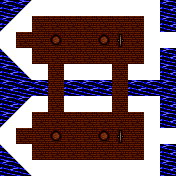

Rendered tile map (Tiled .tmx) drawn with the repository's tilesets; below, a short description and the full map source, tile grids included:
An orthogonal 11x11 tile map with 16x16 px tiles, 1 tile layer (SHIPSHIP) and 24 objects (monst-0, monst-1, monst-2, monst-3, monst-4, ...).

<map version="1.5" tiledversion="1.6.0" orientation="orthogonal" renderorder="right-down" width="11" height="11" tilewidth="16" tileheight="16" infinite="0" nextlayerid="2" nextobjectid="1">
 <tileset firstgid="1" source="tiles.tsx" />
 <layer id="1" name="SHIPSHIP" width="11" height="11">
  <data encoding="csv">
3,51,73,73,73,73,73,73,73,73,3,
51,73,64,64,64,64,64,64,64,73,3,
73,64,64,54,64,64,54,55,64,73,73,
53,73,64,64,64,64,64,64,64,73,3,
3,53,73,64,73,73,73,64,73,73,3,
3,3,3,64,3,3,3,64,3,3,3,
3,51,73,64,73,73,73,64,73,73,3,
51,73,64,64,64,64,64,64,64,73,3,
73,64,64,54,64,64,54,55,64,73,73,
53,73,64,64,64,64,64,64,64,73,3,
3,53,73,73,73,73,73,73,73,73,3
  </data>
 </layer>
 <objectgroup id="1" name="start">
  <object id="1" name="monst-0" x="40" y="56"><point /></object>
  <object id="2" name="monst-1" x="56" y="56"><point /></object>
  <object id="3" name="monst-2" x="88" y="56"><point /></object>
  <object id="4" name="monst-3" x="120" y="56"><point /></object>
  <object id="5" name="monst-4" x="136" y="56"><point /></object>
  <object id="6" name="monst-5" x="24" y="40"><point /></object>
  <object id="7" name="monst-6" x="40" y="40"><point /></object>
  <object id="8" name="monst-7" x="72" y="40"><point /></object>
  <object id="9" name="monst-8" x="88" y="40"><point /></object>
  <object id="10" name="monst-9" x="136" y="40"><point /></object>
  <object id="11" name="monst-10" x="40" y="24"><point /></object>
  <object id="12" name="monst-11" x="56" y="24"><point /></object>
  <object id="13" name="monst-12" x="72" y="24"><point /></object>
  <object id="14" name="monst-13" x="104" y="24"><point /></object>
  <object id="15" name="monst-14" x="120" y="24"><point /></object>
  <object id="16" name="monst-15" x="136" y="24"><point /></object>
  <object id="17" name="party-0" x="120" y="120"><point /></object>
  <object id="18" name="party-1" x="56" y="120"><point /></object>
  <object id="19" name="party-2" x="72" y="136"><point /></object>
  <object id="20" name="party-3" x="88" y="136"><point /></object>
  <object id="21" name="party-4" x="136" y="136"><point /></object>
  <object id="22" name="party-5" x="40" y="136"><point /></object>
  <object id="23" name="party-6" x="88" y="152"><point /></object>
  <object id="24" name="party-7" x="120" y="152"><point /></object>
 </objectgroup>
</map>
